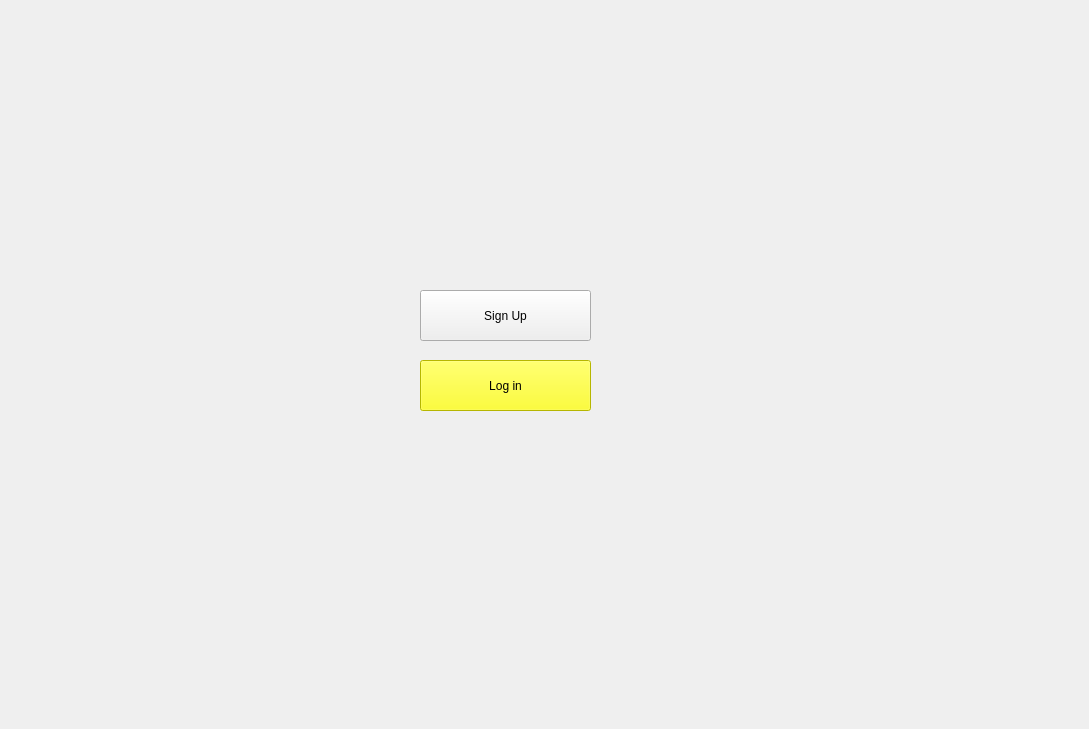
    <widget class="QWidget" name="frontpage">
     <property name="styleSheet">
      <string notr="true"/>
     </property>
     <widget class="QPushButton" name="Signbtn">
      <property name="geometry">
       <rect>
        <x>420</x>
        <y>290</y>
        <width>171</width>
        <height>51</height>
       </rect>
      </property>
      <property name="styleSheet">
       <string notr="true">font: 700 16pt &quot;Times New Roman&quot;;
background-color: rgb(255, 255, 0);
color: rgb(0, 0, 0);
Signbtn{
border-radius: 40px;
}</string>
      </property>
      <property name="text">
       <string>Sign Up</string>
      </property>
     </widget>
     <widget class="QPushButton" name="loginbtn">
      <property name="geometry">
       <rect>
        <x>420</x>
        <y>360</y>
        <width>171</width>
        <height>51</height>
       </rect>
      </property>
      <property name="styleSheet">
       <string notr="true">font: 700 16pt &quot;Times New Roman&quot;;
background-color: rgb(255, 255, 0);
color: rgb(0, 0, 0);</string>
      </property>
      <property name="text">
       <string>Log in</string>
      </property>
     </widget>
     <widget class="QLabel" name="label">
      <property name="geometry">
       <rect>
        <x>0</x>
        <y>0</y>
        <width>1080</width>
        <height>720</height>
       </rect>
      </property>
      <property name="styleSheet">
       <string notr="true">image: url(:/res/BG.jpg);</string>
      </property>
      <property name="text">
       <string/>
      </property>
     </widget>
     <zorder>label</zorder>
     <zorder>Signbtn</zorder>
     <zorder>loginbtn</zorder>
    </widget>
